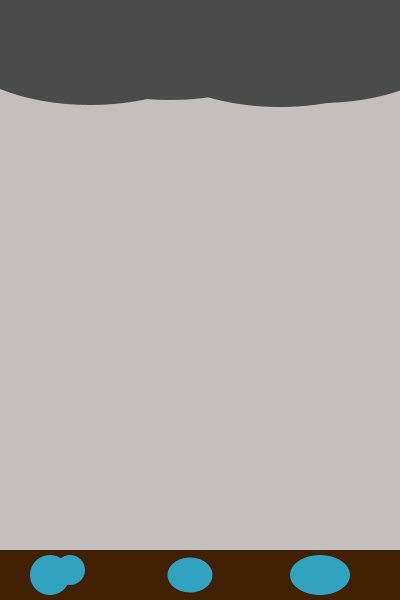
Frame 1 (no input)
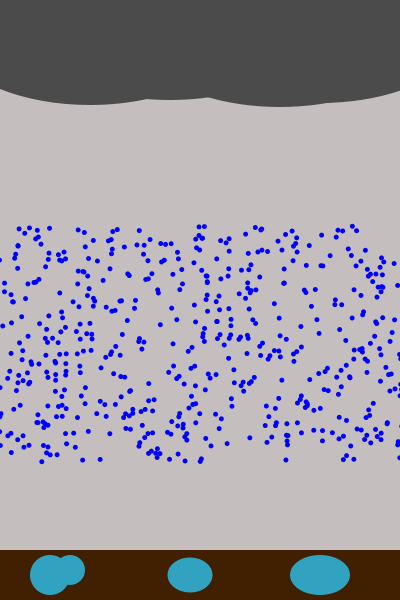
Frame 60 (the mouse pressed at the canvas centre just before this capture)
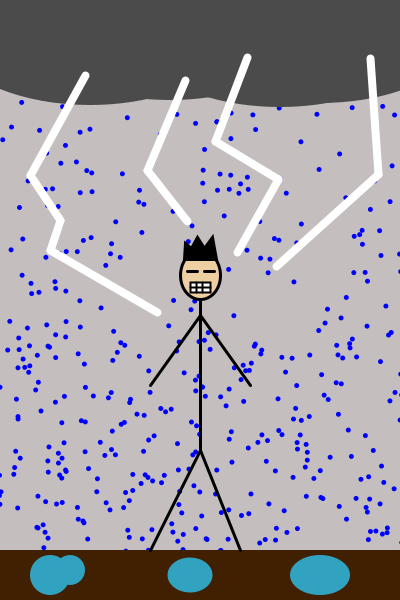
Frame 120 (the mouse held since frame 60 and released just before this capture)

The Processing sketch that drew these frames (run headless with seeded random() and noise(); from frame 60 on, the mouse is pressed at the canvas centre):

// Processing sketch: processing_181485
// ── processing_181485.pde

//aqui et deixo el link al dropbox, on podras trobar el zip
//amb el Sketch amb el so funcionant
// --->link: https://dl.dropboxusercontent.com/u/77992359/la%20lluvia.zip


Gota[] pluja = new Gota[800];
int vel1 = 4;
int vel2 = 8;
boolean velLlu = false;
boolean truenico = false;

void setup(){
  size (400, 600);
  for (int i = 0; i < pluja.length;i++){
    pluja[i] = new Gota(random(height), 0, random(vel1,vel2), color(0,0,255));
  }
  
  

}
void draw(){
  noStroke();
  //fondo
  background(196,190,190);

//gotas--------------------------------------
  for (int i = 0; i < pluja.length;i++){
    pluja[i].dibuixa();
   pluja[i].moure();
  }
//fin gotas---------------------------------
  //nubes
  fill(75,75,75);
  noStroke();
  ellipse(90, 25, 300, 160);
  ellipse(170, 20, 300, 160);
  ellipse(280, 27, 300, 160);
  ellipse(320, 23, 300, 160);
  //suelo
  noStroke();
  fill(64,32,0);
  rect(0, 550, 400, 50);
  //charcos
  noStroke();
  fill(49, 163, 193);
  ellipse(50, 575, 40, 40);
  ellipse(70, 570, 30, 30);
  ellipse(190, 575, 45, 35);
  ellipse(320, 575, 60, 40);
 //rayos y truenos y retruecanos y mas cosas
if(truenico) {

strokeWeight(8);
stroke(255);
//rayos
strokeWeight(8);
line(85, 75, 30, 175);
line(30, 175, 60, 220);
line(60, 220, 50, 250);
line(50, 250, 157, 312);

line(185, 80, 147, 170);
line(147, 170, 187, 221);

line(247, 57, 215, 141);
line(215, 141, 278, 179);
line(278, 179, 237, 252);


line(370, 58, 378, 174);
line(378, 174, 276, 266);
stroke(0);
//cuerpo
strokeWeight(3);
line(150, 550, 200, 450);
line(240, 550, 200, 450);
line(200, 450, 200, 300);
line(200, 315, 150, 385);
line(200, 315, 250, 385);
fill (238, 207, 161);
ellipse(200, 275, 40, 49);
//pelo
fill(0);
beginShape();
vertex(184, 259);
vertex(216, 259);
vertex(212, 237);
vertex(204, 248);
vertex(197, 237);
vertex(191, 248);
vertex(185, 243);
endShape(CLOSE);

//hojos
line(187, 271, 197, 271);
line(204, 271, 214, 271);
//boca
strokeWeight(2);
fill (255);
rect(190, 282, 20, 10);
line(196, 282, 196, 292);
line(202, 282, 202, 292);
line(190, 287, 210, 287);

  }//fin del humanoide xd

 }
 void mousePressed(){
  for (int i = 0; i < pluja.length;i++){
   pluja[i].masVel();
  }
 truenico = true; 
 }
 void mouseReleased(){
   for (int i = 0; i < pluja.length;i++){
     pluja[i].stopVel();
   }
   truenico = false;

 }
 


class Gota {
  color c;
  float xPos;
  float yPos;
  float ySpeed;
  
  Gota(){
    c = color(255,0,0);
    xPos = width;
    yPos = height;
    ySpeed = 1;
  }
  Gota(float x, float y, float vel, color newC){
    c = newC;
    xPos = x;
    yPos = y;
    ySpeed = vel;
  }
  void dibuixa(){
    fill(0,0,255);
    ellipse(xPos - 5, yPos-10, 5,5);
  }
  void moure(){
    yPos = (yPos + ySpeed)%height;
  }
  void masVel(){
    ySpeed = ySpeed*3;
    velLlu = true;
  }
  void stopVel(){
    ySpeed = ySpeed/3;
    velLlu = false;
  }

}
